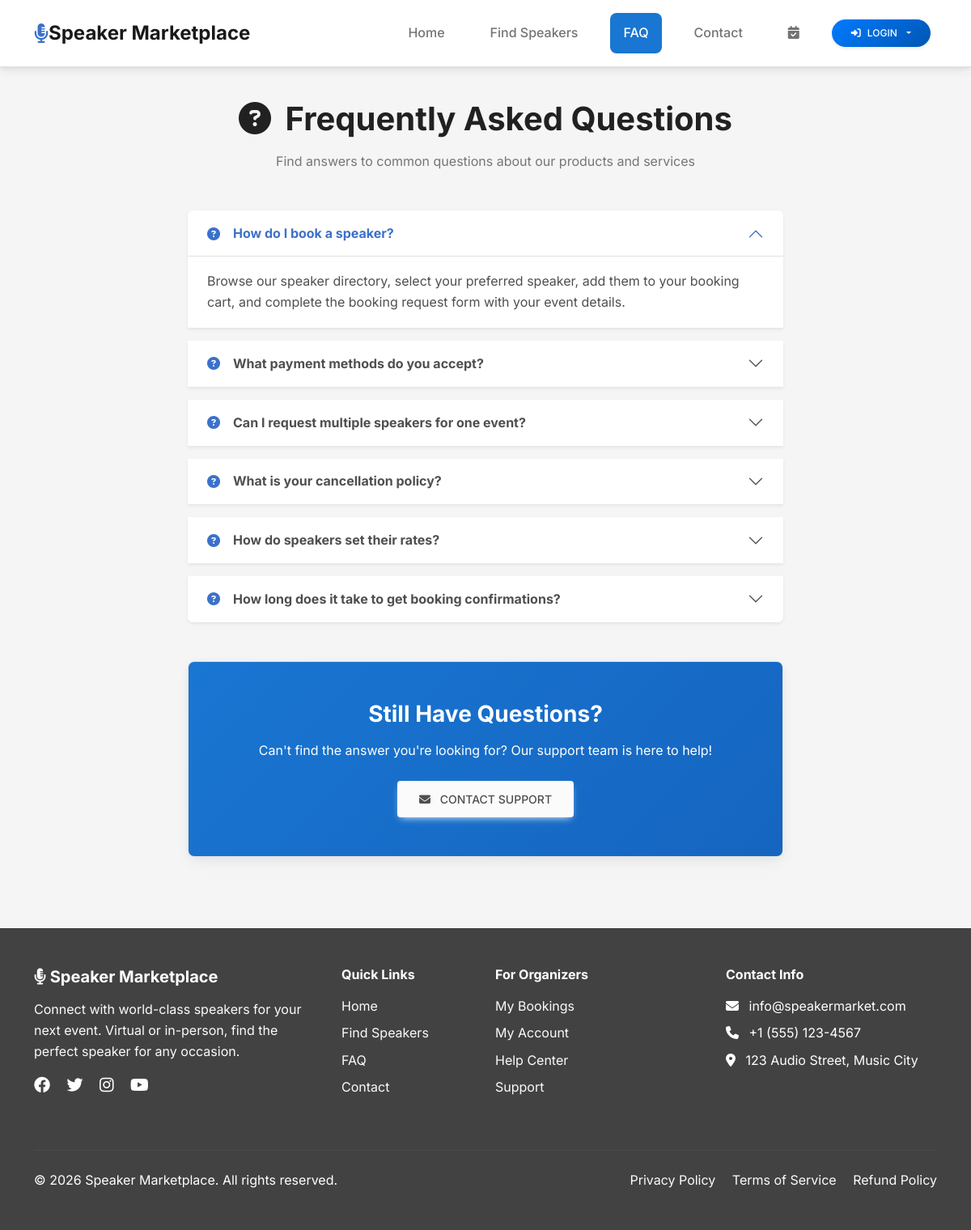
The app's page /faq.php with its own data.
### tables this page shows
CREATE TABLE faqs (
    id INT PRIMARY KEY AUTO_INCREMENT,
    question VARCHAR(255) NOT NULL,
    answer TEXT NOT NULL,
    category ENUM('organizer', 'speaker', 'general') DEFAULT 'general',
    display_order INT DEFAULT 0,
    status ENUM('active', 'inactive') DEFAULT 'active',
    created_at TIMESTAMP DEFAULT CURRENT_TIMESTAMP
);

CREATE TABLE settings (
    id INT PRIMARY KEY AUTO_INCREMENT,
    setting_key VARCHAR(100) UNIQUE NOT NULL,
    setting_value TEXT,
    updated_at TIMESTAMP DEFAULT CURRENT_TIMESTAMP ON UPDATE CURRENT_TIMESTAMP
);

### config/database.php (called while the page is built, shortened)
<?php
function getDBConnection() {
    static $conn = null;
    if ($conn === null) {
        try {
            $conn = new mysqli(DB_HOST, DB_USER, DB_PASS, DB_NAME);
            $conn->set_charset("utf8mb4");
        } catch (Exception $e) {
            die("Database connection error: " . $e->getMessage());
        }
    }
    return $conn;
}
function executeQuery($query, $params = [], $types = '') {
    $conn = getDBConnection();
    $stmt = $conn->prepare($query);
    if (!empty($params)) {
        $stmt->bind_param($types, ...$params);
    }
    $stmt->execute();
    return $stmt;
}
function fetchOne($query, $params = [], $types = '') {
    $stmt = executeQuery($query, $params, $types);
    $result = $stmt->get_result();
    return $result->fetch_assoc();
}
function fetchAll($query, $params = [], $types = '') {
    $stmt = executeQuery($query, $params, $types);
    $result = $stmt->get_result();
    return $result->fetch_all(MYSQLI_ASSOC);
}
?>

### config/config.php (called while the page is built, shortened)
<?php
require_once __DIR__ . '/database.php';
function getSetting($key, $default = '') {
    try {
        $result = fetchOne("SELECT setting_value FROM settings WHERE setting_key = ?", [$key], 's');
        return $result ? $result['setting_value'] : $default;
    } catch (Exception $e) {
        return $default;
    }
}
?>

### faq.php (the view, shortened to what this page needs)
<?php
require_once 'includes/header.php';
$faqs = fetchAll("SELECT * FROM faqs WHERE status = 'active' ORDER BY id");
?>
<div class="main-content">
    <div class="container">
        <div class="text-center mb-5">
            <h1 class="fw-bold mb-3">
                <i class="fas fa-question-circle me-2"></i> Frequently Asked Questions
            </h1>
            <p class="text-muted">Find answers to common questions about our products and services</p>
        </div>
        <div class="row justify-content-center">
            <div class="col-lg-8">
                <div class="accordion" id="faqAccordion">
                    <?php foreach ($faqs as $index => $faq): ?>
                        <div class="accordion-item mb-3 border-0 shadow-sm">
                            <h2 class="accordion-header" id="heading<?php echo $index; ?>">
                                <button class="accordion-button <?php echo $index !== 0 ? 'collapsed' : ''; ?> fw-bold"
                                        type="button"
                                        data-mdb-toggle="collapse"
                                        data-mdb-target="#collapse<?php echo $index; ?>">
                                    <i class="fas fa-question-circle text-primary me-3"></i>
                                    <?php echo htmlspecialchars($faq['question']); ?>
                                </button>
                            </h2>
                            <div id="collapse<?php echo $index; ?>"
                                 class="accordion-collapse collapse <?php echo $index === 0 ? 'show' : ''; ?>"
                                 data-mdb-parent="#faqAccordion">
                                <div class="accordion-body">
                                    <p class="mb-0"><?php echo nl2br(htmlspecialchars($faq['answer'])); ?></p>
                                </div>
                            </div>
                        </div>
                    <?php endforeach; ?>
                </div>
                <div class="card mt-5 text-center p-5" style="background: linear-gradient(135deg, var(--primary-color), #1565c0); color: white;">
                    <h3 class="fw-bold mb-3">Still Have Questions?</h3>
                    <p class="mb-4">Can't find the answer you're looking for? Our support team is here to help!</p>
                    <div>
                        <a href="<?php echo SITE_URL; ?>/contact.php" class="btn btn-light btn-lg">
                            <i class="fas fa-envelope me-2"></i> Contact Support
                        </a>
                    </div>
                </div>
            </div>
        </div>
    </div>
</div>
<?php require_once 'includes/footer.php'; ?>

### includes/footer.php (shortened to what this page needs)
    <footer class="mt-5 py-5" style="background-color: var(--secondary-color); color: white;">
        <div class="container">
            <div class="row">
                <div class="col-md-4 mb-4">
                    <h5 class="fw-bold mb-3">
                        <i class="fas fa-microphone-alt"></i> Speaker Marketplace
                    </h5>
                    <p class="text-light">Connect with world-class speakers for your next event. Virtual or in-person, find the perfect speaker for any occasion.</p>
                    <div class="mt-3">
                        <a href="#" class="text-white me-3"><i class="fab fa-facebook fa-lg"></i></a>
                        <a href="#" class="text-white me-3"><i class="fab fa-twitter fa-lg"></i></a>
                        <a href="#" class="text-white me-3"><i class="fab fa-instagram fa-lg"></i></a>
                        <a href="#" class="text-white"><i class="fab fa-youtube fa-lg"></i></a>
                    </div>
                </div>
                <div class="col-md-2 mb-4">
                    <h6 class="fw-bold mb-3">Quick Links</h6>
                    <ul class="list-unstyled">
                        <li class="mb-2"><a href="<?php echo SITE_URL; ?>" class="text-light text-decoration-none">Home</a></li>
                        <li class="mb-2"><a href="<?php echo SITE_URL; ?>/speakers.php" class="text-light text-decoration-none">Find Speakers</a></li>
                        <li class="mb-2"><a href="<?php echo SITE_URL; ?>/faq.php" class="text-light text-decoration-none">FAQ</a></li>
                        <li class="mb-2"><a href="<?php echo SITE_URL; ?>/contact.php" class="text-light text-decoration-none">Contact</a></li>
                    </ul>
                </div>
                <div class="col-md-3 mb-4">
                    <h6 class="fw-bold mb-3">For Organizers</h6>
                    <ul class="list-unstyled">
                        <li class="mb-2"><a href="<?php echo SITE_URL; ?>/bookings.php" class="text-light text-decoration-none">My Bookings</a></li>
                        <li class="mb-2"><a href="<?php echo SITE_URL; ?>/profile.php" class="text-light text-decoration-none">My Account</a></li>
                        <li class="mb-2"><a href="<?php echo SITE_URL; ?>/faq.php" class="text-light text-decoration-none">Help Center</a></li>
                        <li class="mb-2"><a href="<?php echo SITE_URL; ?>/contact.php" class="text-light text-decoration-none">Support</a></li>
                    </ul>
                </div>
                <div class="col-md-3 mb-4">
                    <h6 class="fw-bold mb-3">Contact Info</h6>
                    <ul class="list-unstyled">
                        <li class="mb-2">
                            <i class="fas fa-envelope me-2"></i>
                            <?php echo getSetting('site_email', 'info@speakermarket.com'); ?>
                        </li>
                        <li class="mb-2">
                            <i class="fas fa-phone me-2"></i>
                            +1 (555) 123-4567
                        </li>
                        <li class="mb-2">
                            <i class="fas fa-map-marker-alt me-2"></i>
                            123 Audio Street, Music City
                        </li>
                    </ul>
                </div>
            </div>
            <hr class="my-4" style="border-color: rgba(255,255,255,0.2);">
            <div class="row">
                <div class="col-md-6 text-center text-md-start">
                    <p class="mb-0">&copy; <?php echo date('Y'); ?> Speaker Marketplace. All rights reserved.</p>
                </div>
                <div class="col-md-6 text-center text-md-end">
                    <a href="#" class="text-light text-decoration-none me-3">Privacy Policy</a>
                    <a href="#" class="text-light text-decoration-none me-3">Terms of Service</a>
                    <a href="#" class="text-light text-decoration-none">Refund Policy</a>
                </div>
            </div>
        </div>
    </footer>
</body>
</html>

### includes/header.php (style rules this page uses)
:root { --primary-color: #1976d2; --secondary-color: #424242; --success-color: #4caf50; --danger-color: #f44336; --warning-color: #ff9800; --info-color: #2196f3; --light-bg: #f5f5f5; --dark-bg: #121212; --card-bg-light: #ffffff; --card-bg-dark: #1e1e1e; --text-light: #212121; --text-dark: #e0e0e0; --border-light: #e0e0e0; --border-dark: #333333; }
* { margin: 0; padding: 0; box-sizing: border-box; }
body { font-family: 'Inter', sans-serif; transition: background-color 0.3s ease, color 0.3s ease; }
body { background-color: var(--light-bg); color: var(--text-light); }
.card { background-color: var(--card-bg-light); border: 1px solid var(--border-light); }
@media (min-width: 768px) { .main-content { padding: 40px 0; } }

### records on screen
faqs: question "How do I book a speaker?", answer "Browse our speaker directory, select your preferred speaker, add them to your booking cart, and complete the booking request form with your event details."
faqs: question "What payment methods do you accept?"
faqs: question "Can I request multiple speakers for one event?"
faqs: question "What is your cancellation policy?"
faqs: question "How do speakers set their rates?"
faqs: question "How long does it take to get booking confirmations?"
settings: setting_value "info@speakermarket.com"
